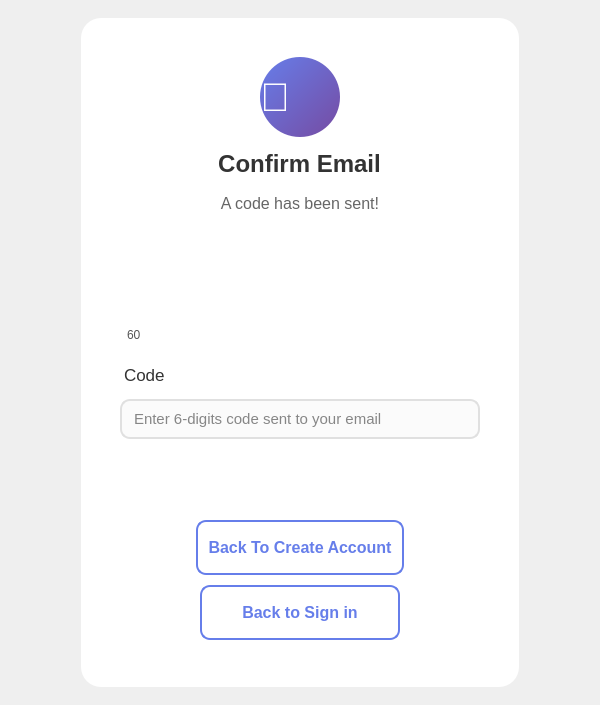
<?xml version="1.0" encoding="UTF-8"?>
<ui version="4.0">
 <class>ConfirmEmailWidget</class>
 <widget class="QWidget" name="ConfirmEmailWidget">
  <property name="geometry">
   <rect>
    <x>0</x>
    <y>0</y>
    <width>600</width>
    <height>705</height>
   </rect>
  </property>
  <property name="windowTitle">
   <string>Email Confirmation Window</string>
  </property>
  <property name="windowIcon">
   <iconset theme="QIcon::ThemeIcon::MailForward" resource="login_resources.qrc">
    <normaloff>:/qrc_images/assets/images/login_bg.png</normaloff>:/qrc_images/assets/images/login_bg.png</iconset>
  </property>
  <property name="styleSheet">
   <string notr="true">/* ===== Background Gradient ===== */
QWidget#ConfirmEmailWidget {
    background: qlineargradient(
        x1: 0, y1: 0,
        x2: 1, y2: 1,
        stop: 0 #667EEA,
        stop: 1 #764BA2
    );
    font-family: &quot;Segoe UI&quot;;
}</string>
  </property>
  <layout class="QGridLayout" name="gridLayout">
   <item row="1" column="1">
    <widget class="QFrame" name="confirmEmailPanel">
     <property name="enabled">
      <bool>true</bool>
     </property>
     <property name="sizePolicy">
      <sizepolicy hsizetype="Preferred" vsizetype="Preferred">
       <horstretch>0</horstretch>
       <verstretch>0</verstretch>
      </sizepolicy>
     </property>
     <property name="minimumSize">
      <size>
       <width>385</width>
       <height>0</height>
      </size>
     </property>
     <property name="maximumSize">
      <size>
       <width>650</width>
       <height>700</height>
      </size>
     </property>
     <property name="styleSheet">
      <string notr="true">QFrame#confirmEmailPanel {
    background-color: #ffffff;
    border-radius: 20px;
    padding: 30px;
}
</string>
     </property>
     <property name="frameShape">
      <enum>QFrame::Shape::StyledPanel</enum>
     </property>
     <property name="frameShadow">
      <enum>QFrame::Shadow::Raised</enum>
     </property>
     <property name="lineWidth">
      <number>0</number>
     </property>
     <layout class="QGridLayout" name="gridLayout_4">
      <item row="0" column="0">
       <layout class="QVBoxLayout" name="verticalLayout_Title">
        <property name="spacing">
         <number>6</number>
        </property>
        <item alignment="Qt::AlignmentFlag::AlignHCenter">
         <widget class="QLabel" name="logoIcon">
          <property name="minimumSize">
           <size>
            <width>80</width>
            <height>80</height>
           </size>
          </property>
          <property name="maximumSize">
           <size>
            <width>80</width>
            <height>80</height>
           </size>
          </property>
          <property name="styleSheet">
           <string notr="true">QLabel#logoIcon {
    background: qlineargradient(x1:0, y1:0, x2:1, y2:1, stop:0 #667EEA, stop:1 #764BA2);
    border-radius: 40px;
    min-width: 80px;
    min-height: 80px;
    max-width: 80px;
    max-height: 80px;
    font-size: 40px;
    color: white;
    qproperty-alignment: 'AlignCenter';
}
</string>
          </property>
          <property name="text">
           <string>📩</string>
          </property>
         </widget>
        </item>
        <item alignment="Qt::AlignmentFlag::AlignHCenter">
         <widget class="QLabel" name="lableTitle">
          <property name="minimumSize">
           <size>
            <width>120</width>
            <height>35</height>
           </size>
          </property>
          <property name="styleSheet">
           <string notr="true">QLabel {
    color: #333333;
    font-size: 18pt;
    font-weight: bold;
    text-align: center;
    background: transparent;
}</string>
          </property>
          <property name="text">
           <string>Confirm Email</string>
          </property>
          <property name="alignment">
           <set>Qt::AlignmentFlag::AlignCenter</set>
          </property>
         </widget>
        </item>
        <item>
         <widget class="QLabel" name="labelSubtitle">
          <property name="minimumSize">
           <size>
            <width>300</width>
            <height>40</height>
           </size>
          </property>
          <property name="styleSheet">
           <string notr="true">QLabel#labelSubtitle{
    color: #666666;              /* gray color like HTML example */
    font-size: 12pt;              /* adjust size to fit QFrame */
    font-weight: normal;
    qproperty-alignment: 'AlignCenter';   /* center text horizontally */
    margin-bottom: 14px;
    background: transparent;        
}
</string>
          </property>
          <property name="text">
           <string>A code has been sent!</string>
          </property>
          <property name="alignment">
           <set>Qt::AlignmentFlag::AlignCenter</set>
          </property>
         </widget>
        </item>
       </layout>
      </item>
      <item row="4" column="0">
       <layout class="QVBoxLayout" name="verticalLayout_Buttons">
        <property name="spacing">
         <number>10</number>
        </property>
        <item alignment="Qt::AlignmentFlag::AlignHCenter">
         <widget class="QPushButton" name="buttonBackToCreateAccount">
          <property name="sizePolicy">
           <sizepolicy hsizetype="Fixed" vsizetype="Preferred">
            <horstretch>0</horstretch>
            <verstretch>0</verstretch>
           </sizepolicy>
          </property>
          <property name="minimumSize">
           <size>
            <width>200</width>
            <height>45</height>
           </size>
          </property>
          <property name="maximumSize">
           <size>
            <width>16777215</width>
            <height>55</height>
           </size>
          </property>
          <property name="cursor">
           <cursorShape>PointingHandCursor</cursorShape>
          </property>
          <property name="tabletTracking">
           <bool>false</bool>
          </property>
          <property name="styleSheet">
           <string notr="true">QPushButton#buttonBackToCreateAccount {
    background: white;
    color: #667EEA;
    border: 2px solid #667EEA;
    border-radius: 10px;
    padding: 10px;
    font-size: 12pt;
    font-weight: bold;
}

QPushButton#buttonBackToCreateAccount:hover {
    background: #f0f2ff;       /* light purple/blue tint */
    padding-top: 8px;
    padding-bottom: 12px;       /* 3D lift effect */
}

QPushButton#buttonBackToCreateAccount:pressed {
    background: #e0e4ff;       /* darker when pressed */
    padding-top: 12px;
    padding-bottom: 8px;       /* pressed down effect */
}
</string>
          </property>
          <property name="text">
           <string>Back To Create Account</string>
          </property>
         </widget>
        </item>
        <item alignment="Qt::AlignmentFlag::AlignHCenter">
         <widget class="QPushButton" name="buttonBackToSignIn">
          <property name="sizePolicy">
           <sizepolicy hsizetype="Fixed" vsizetype="Preferred">
            <horstretch>0</horstretch>
            <verstretch>0</verstretch>
           </sizepolicy>
          </property>
          <property name="minimumSize">
           <size>
            <width>200</width>
            <height>45</height>
           </size>
          </property>
          <property name="maximumSize">
           <size>
            <width>16777215</width>
            <height>55</height>
           </size>
          </property>
          <property name="cursor">
           <cursorShape>PointingHandCursor</cursorShape>
          </property>
          <property name="tabletTracking">
           <bool>false</bool>
          </property>
          <property name="styleSheet">
           <string notr="true">QPushButton#buttonBackToSignIn {
    background: white;
    color: #667EEA;
    border: 2px solid #667EEA;
    border-radius: 10px;
    padding: 10px;
    font-size: 12pt;
    font-weight: bold;
}

QPushButton#buttonBackToSignIn:hover {
    background: #f0f2ff;       /* light purple/blue tint */
    padding-top: 8px;
    padding-bottom: 12px;       /* 3D lift effect */
}

QPushButton#buttonBackToSignIn:pressed {
    background: #e0e4ff;       /* darker when pressed */
    padding-top: 12px;
    padding-bottom: 8px;       /* pressed down effect */
}
</string>
          </property>
          <property name="text">
           <string>Back to Sign in</string>
          </property>
         </widget>
        </item>
       </layout>
      </item>
      <item row="3" column="0">
       <spacer name="verticalSpacer_Button_Top">
        <property name="orientation">
         <enum>Qt::Orientation::Vertical</enum>
        </property>
        <property name="sizeType">
         <enum>QSizePolicy::Policy::Preferred</enum>
        </property>
        <property name="sizeHint" stdset="0">
         <size>
          <width>20</width>
          <height>15</height>
         </size>
        </property>
       </spacer>
      </item>
      <item row="5" column="0">
       <spacer name="verticalSpacer_Buttons_Bottom">
        <property name="orientation">
         <enum>Qt::Orientation::Vertical</enum>
        </property>
        <property name="sizeType">
         <enum>QSizePolicy::Policy::Minimum</enum>
        </property>
        <property name="sizeHint" stdset="0">
         <size>
          <width>20</width>
          <height>8</height>
         </size>
        </property>
       </spacer>
      </item>
      <item row="2" column="0">
       <layout class="QVBoxLayout" name="verticalLayout_input">
        <property name="spacing">
         <number>5</number>
        </property>
        <item>
         <spacer name="verticalSpacer_4">
          <property name="orientation">
           <enum>Qt::Orientation::Vertical</enum>
          </property>
          <property name="sizeType">
           <enum>QSizePolicy::Policy::Preferred</enum>
          </property>
          <property name="sizeHint" stdset="0">
           <size>
            <width>20</width>
            <height>10</height>
           </size>
          </property>
         </spacer>
        </item>
        <item alignment="Qt::AlignmentFlag::AlignHCenter">
         <widget class="QPushButton" name="buttonReSendCode">
          <property name="sizePolicy">
           <sizepolicy hsizetype="Expanding" vsizetype="Preferred">
            <horstretch>0</horstretch>
            <verstretch>0</verstretch>
           </sizepolicy>
          </property>
          <property name="minimumSize">
           <size>
            <width>200</width>
            <height>45</height>
           </size>
          </property>
          <property name="maximumSize">
           <size>
            <width>16777215</width>
            <height>55</height>
           </size>
          </property>
          <property name="cursor">
           <cursorShape>PointingHandCursor</cursorShape>
          </property>
          <property name="styleSheet">
           <string notr="true">QPushButton#buttonReSendCode {
    background: qlineargradient(x1:0, y1:0, x2:1, y2:1,
                                stop:0 #6A89E5, stop:1 #8A5CCF);
    color: white;
    border: none;
    border-radius: 10px;
    padding: 10px;
    font-size: 11pt;
    font-weight: bold;
}

QPushButton#buttonReSendCode:hover {
    background: qlineargradient(x1:0, y1:0, x2:1, y2:1,
                                stop:0 #5872C7, stop:1 #7547B8);
    padding-top: 8px;
    padding-bottom: 12px;
}

QPushButton#buttonReSendCode:pressed {
    background: #4A5AA3;
    padding-top: 12px;
    padding-bottom: 8px;
}

QPushButton#buttonReSendCode:disabled {
    background: #AAAAAA;
    color: #666666;
    padding: 10px;
}</string>
          </property>
          <property name="text">
           <string>Re-Send Verification code</string>
          </property>
         </widget>
        </item>
        <item>
         <widget class="QLabel" name="labelTimer">
          <property name="whatsThis">
           <string>&lt;html&gt;&lt;head/&gt;&lt;body&gt;&lt;p&gt;Timer before re-sending code again&lt;/p&gt;&lt;/body&gt;&lt;/html&gt;</string>
          </property>
          <property name="styleSheet">
           <string notr="true">QLabel#labelTimer {
    background: transparent;
    color: #555;           /* soft gray, readable but not dominant */
    padding: 2px 4px;      /* small, compact */
    font-size: 9pt;        /* smaller text */
    font-weight: semi-bold;
    qproperty-alignment: AlignCenter;
}
QLabel#labelTimer[expired=&quot;true&quot;] {
    color: #2ECC71;   /* subtle green to indicate “ready” */
    font-weight: bold;
}
</string>
          </property>
          <property name="text">
           <string>60</string>
          </property>
         </widget>
        </item>
        <item>
         <widget class="QLabel" name="labelCode">
          <property name="minimumSize">
           <size>
            <width>150</width>
            <height>45</height>
           </size>
          </property>
          <property name="styleSheet">
           <string notr="true">QLabel {
    color: #333333;
    font-size: 13pt;
    margin-top: 10px;
    margin-bottom: 4px;
    background: transparent;
}</string>
          </property>
          <property name="text">
           <string>Code</string>
          </property>
         </widget>
        </item>
        <item>
         <widget class="QLineEdit" name="lineEditVerificationCode">
          <property name="sizePolicy">
           <sizepolicy hsizetype="Expanding" vsizetype="Fixed">
            <horstretch>0</horstretch>
            <verstretch>0</verstretch>
           </sizepolicy>
          </property>
          <property name="minimumSize">
           <size>
            <width>100</width>
            <height>40</height>
           </size>
          </property>
          <property name="maximumSize">
           <size>
            <width>16777215</width>
            <height>65</height>
           </size>
          </property>
          <property name="styleSheet">
           <string notr="true">QLineEdit {
    border: 2px solid #E0E0E0;
    border-radius: 10px;
    padding: 8px 10px;
    background: rgba(250, 250, 250, 200); /* slightly transparent soft white */
    font-size: 11pt;
    color: #111111;                         /* user text color */
    font-style: normal;                      /* ensures user text is not italic */
}

QLineEdit:focus {
    border: 2px solid #667EEA;
    background: rgba(250, 250, 250, 220);   /* slightly brighter on focus */
}

QLineEdit::placeholder {
    color: rgba(50, 50, 50, 200);           /* placeholder text color */
    font-style: italic;                      /* placeholder remains italic */
}
</string>
          </property>
          <property name="inputMask">
           <string/>
          </property>
          <property name="maxLength">
           <number>6</number>
          </property>
          <property name="echoMode">
           <enum>QLineEdit::EchoMode::Password</enum>
          </property>
          <property name="placeholderText">
           <string>Enter 6-digits code sent to your email</string>
          </property>
         </widget>
        </item>
        <item>
         <spacer name="verticalSpacer_3">
          <property name="orientation">
           <enum>Qt::Orientation::Vertical</enum>
          </property>
          <property name="sizeType">
           <enum>QSizePolicy::Policy::Preferred</enum>
          </property>
          <property name="sizeHint" stdset="0">
           <size>
            <width>20</width>
            <height>10</height>
           </size>
          </property>
         </spacer>
        </item>
        <item alignment="Qt::AlignmentFlag::AlignHCenter">
         <widget class="QPushButton" name="buttonVerifyCode">
          <property name="sizePolicy">
           <sizepolicy hsizetype="Expanding" vsizetype="Preferred">
            <horstretch>0</horstretch>
            <verstretch>0</verstretch>
           </sizepolicy>
          </property>
          <property name="minimumSize">
           <size>
            <width>200</width>
            <height>45</height>
           </size>
          </property>
          <property name="maximumSize">
           <size>
            <width>16777215</width>
            <height>55</height>
           </size>
          </property>
          <property name="cursor">
           <cursorShape>PointingHandCursor</cursorShape>
          </property>
          <property name="styleSheet">
           <string notr="true">QPushButton#buttonVerifyCode {
    background: qlineargradient(x1:0, y1:0, x2:1, y2:1,
                                stop:0 #6A89E5, stop:1 #8A5CCF);
    color: white;
    border: none;
    border-radius: 10px;
    padding: 10px;
    font-size: 11pt;
    font-weight: bold;
}

QPushButton#buttonVerifyCode:hover {
    background: qlineargradient(x1:0, y1:0, x2:1, y2:1,
                                stop:0 #5872C7, stop:1 #7547B8);
    padding-top: 8px;
    padding-bottom: 12px;
}

QPushButton#buttonVerifyCode:pressed {
    background: #4A5AA3;
    padding-top: 12px;
    padding-bottom: 8px;
}
</string>
          </property>
          <property name="text">
           <string>Verify</string>
          </property>
         </widget>
        </item>
       </layout>
      </item>
      <item row="1" column="0">
       <spacer name="verticalSpacer_5">
        <property name="orientation">
         <enum>Qt::Orientation::Vertical</enum>
        </property>
        <property name="sizeType">
         <enum>QSizePolicy::Policy::Fixed</enum>
        </property>
        <property name="sizeHint" stdset="0">
         <size>
          <width>20</width>
          <height>30</height>
         </size>
        </property>
       </spacer>
      </item>
     </layout>
    </widget>
   </item>
   <item row="1" column="0">
    <spacer name="horizontalSpacer_2">
     <property name="orientation">
      <enum>Qt::Orientation::Horizontal</enum>
     </property>
     <property name="sizeType">
      <enum>QSizePolicy::Policy::Preferred</enum>
     </property>
     <property name="sizeHint" stdset="0">
      <size>
       <width>70</width>
       <height>20</height>
      </size>
     </property>
    </spacer>
   </item>
   <item row="0" column="1">
    <spacer name="verticalSpacer">
     <property name="orientation">
      <enum>Qt::Orientation::Vertical</enum>
     </property>
     <property name="sizeType">
      <enum>QSizePolicy::Policy::Minimum</enum>
     </property>
     <property name="sizeHint" stdset="0">
      <size>
       <width>20</width>
       <height>7</height>
      </size>
     </property>
    </spacer>
   </item>
   <item row="1" column="2">
    <spacer name="horizontalSpacer">
     <property name="orientation">
      <enum>Qt::Orientation::Horizontal</enum>
     </property>
     <property name="sizeType">
      <enum>QSizePolicy::Policy::Preferred</enum>
     </property>
     <property name="sizeHint" stdset="0">
      <size>
       <width>70</width>
       <height>20</height>
      </size>
     </property>
    </spacer>
   </item>
   <item row="2" column="1">
    <spacer name="verticalSpacer_2">
     <property name="orientation">
      <enum>Qt::Orientation::Vertical</enum>
     </property>
     <property name="sizeType">
      <enum>QSizePolicy::Policy::Minimum</enum>
     </property>
     <property name="sizeHint" stdset="0">
      <size>
       <width>20</width>
       <height>7</height>
      </size>
     </property>
    </spacer>
   </item>
  </layout>
 </widget>
 <resources>
  <include location="login_resources.qrc"/>
 </resources>
 <connections/>
</ui>
